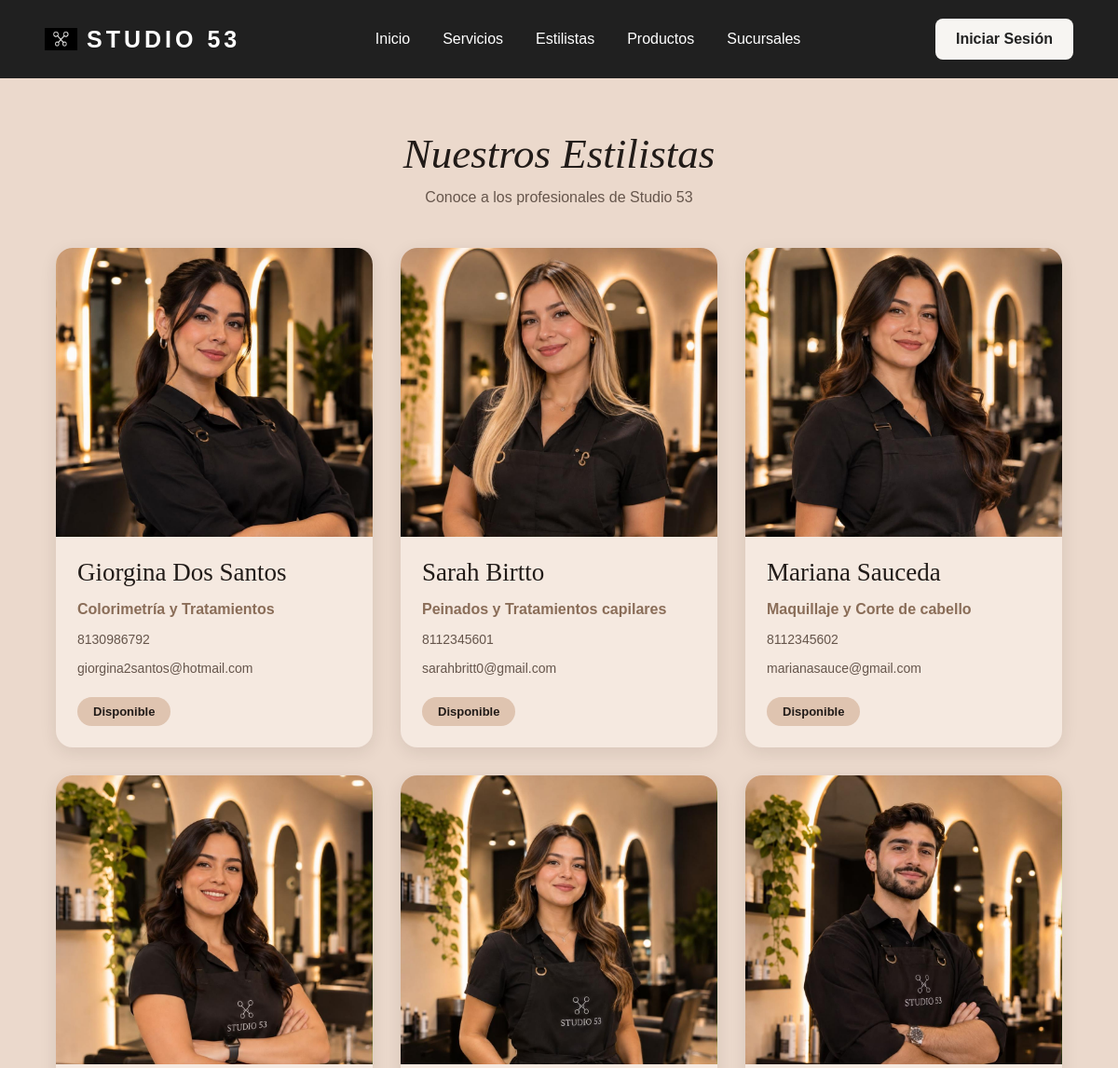
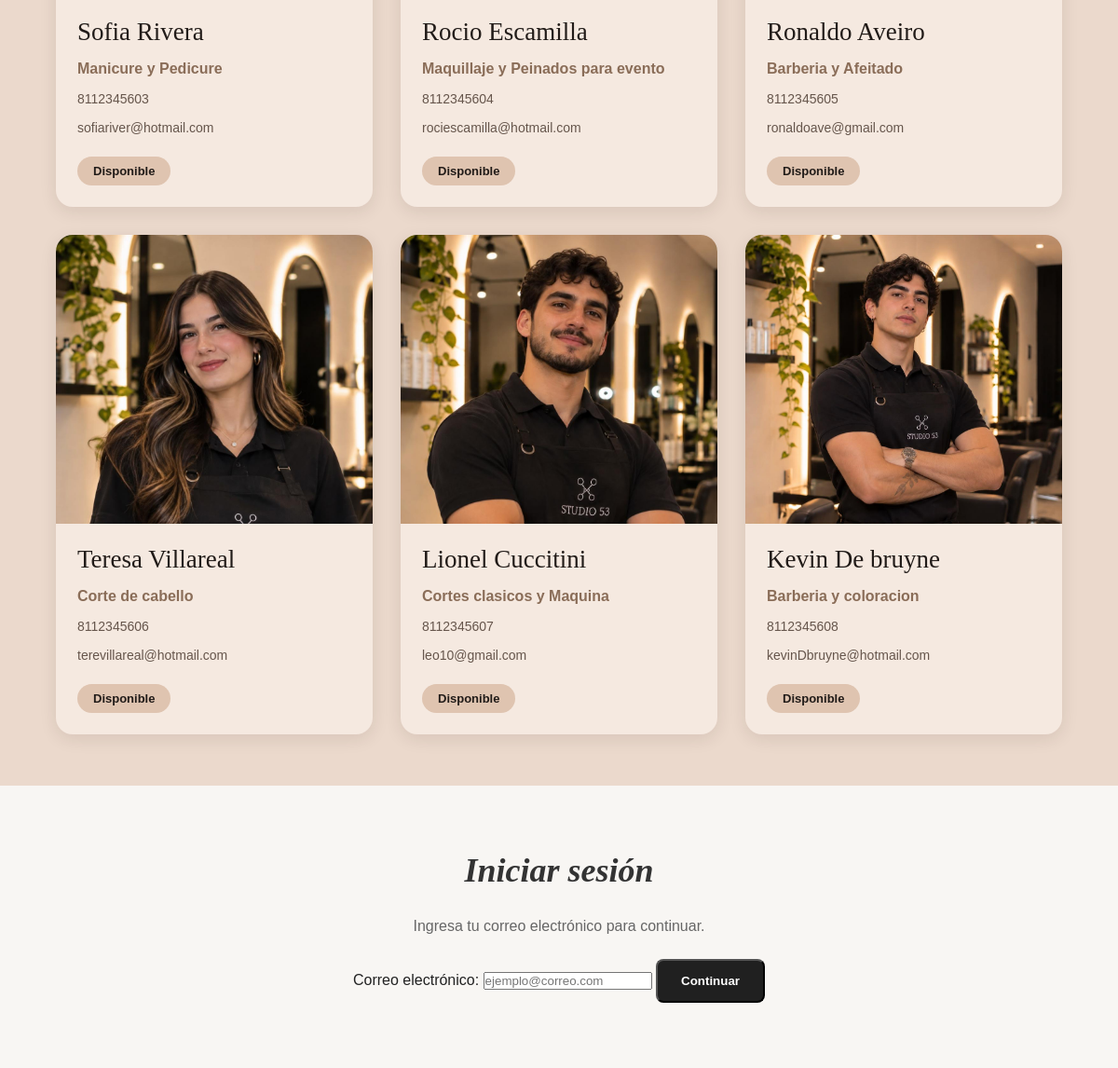
/estilistas/, run on the app's committed database (2 pictures, top to bottom).
### contenido/models.py (models this page shows, shortened)
class Estilista(models.Model):
    nombre = models.CharField(max_length=100)
    especialidad = models.CharField(max_length=100)
    telefono = models.CharField(max_length=15)
    correo = models.EmailField()
    disponible = models.BooleanField(default=True)
    foto = models.CharField(
        max_length=250,
        blank=True,
        null=True
    )

### contenido/views.py (the view)
# urls.py: path('estilistas/', views.estilistas, name='estilistas'),
def estilistas(request):
    estilistas = Estilista.objects.all()
    for estilista in estilistas:
        estilista.foto_estatica = f"contenido/img/estilista{estilista.id}.jpeg"
    return render(request, 'contenido/estilistas.html', {
        'estilistas': estilistas
    })

### contenido/templates/contenido/estilistas.html (shortened to what this page needs)
{% extends 'contenido/base.html' %}
{% load static %}
{% block contenido %}
<section class="directorio-estilistas">
    <h2>Nuestros Estilistas</h2>
    <p>Conoce a los profesionales de Studio 53</p>
    <div class="estilistas-grid">
        {% for estilista in estilistas %}
        <div class="tarjeta-estilista">
<img src="{% static estilista.foto_estatica %}"
     alt="{{ estilista.nombre }}">
            <div class="datos-estilista">
                <h3>{{ estilista.nombre }}</h3>
                <p>{{ estilista.especialidad }}</p>
                <p>{{ estilista.telefono }}</p>
                <p>{{ estilista.correo }}</p>
                {% if estilista.disponible %}
                    <span>Disponible</span>
                {% else %}
                    <span>No disponible</span>
                {% endif %}
            </div>
        </div>
        {% empty %}
            <p>Aún no hay estilistas registrados.</p>
        {% endfor %}
    </div>
</section>
{% endblock %}

### contenido/static/contenido/estilos.css (style rules this page uses)
* { margin: 0; padding: 0; box-sizing: border-box; }
body { font-family: Arial, sans-serif; background-color: #f7f5f2; color: #222; }
.directorio-estilistas { background-color: #EBD9CC; color: #211B18; padding: 55px 5%; min-height: 600px; }
.directorio-estilistas > h2 { font-family: Georgia, serif; font-size: 45px; font-style: italic; font-weight: normal; text-align: center; margin-bottom: 12px; }
.directorio-estilistas > p { text-align: center; color: #66564c; font-size: 16px; margin-bottom: 45px; }
.estilistas-grid { max-width: 1200px; margin: auto; display: grid; grid-template-columns: repeat(3, minmax(0, 1fr)); gap: 30px; }
.tarjeta-estilista { background-color: #F5E9E0; border-radius: 18px; overflow: hidden; box-shadow: 0 5px 18px rgba(50, 30, 20, 0.10); transition: transform 0.3s ease, box-shadow 0.3s ease; }
.tarjeta-estilista img { display: block; width: 100%; height: 310px; object-fit: cover; object-position: center top; transition: transform 0.4s ease; }
.datos-estilista { padding: 23px; }
.datos-estilista h3 { font-family: Georgia, serif; font-size: 27px; font-weight: normal; margin-bottom: 12px; color: #211B18; }
.datos-estilista p { color: #66564c; font-size: 14px; margin-bottom: 10px; line-height: 1.5; overflow-wrap: anywhere; }
.datos-estilista p:first-of-type { font-weight: bold; color: #8A6D58; font-size: 16px; }
.datos-estilista span { display: inline-block; margin-top: 10px; padding: 8px 17px; border-radius: 30px; background-color: #DFC4B0; color: #211B18; font-size: 13px; font-weight: bold; }

### data on the page
Estilista: shows a picture, nombre "Giorgina Dos Santos", especialidad "Colorimetría y Tratamientos", telefono "8130986792", correo "giorgina2santos@hotmail.com", disponible "Disponible"
Estilista: shows a picture, nombre "Sarah Birtto", especialidad "Peinados y Tratamientos capilares", telefono "8112345601", correo "sarahbritt0@gmail.com", disponible "Disponible"
Estilista: shows a picture, nombre "Mariana Sauceda", especialidad "Maquillaje y Corte de cabello", telefono "8112345602", correo "marianasauce@gmail.com", disponible "Disponible"
Estilista: shows a picture, nombre "Sofia Rivera", especialidad "Manicure y Pedicure", telefono "8112345603", correo "sofiariver@hotmail.com", disponible "Disponible"
Estilista: shows a picture, nombre "Rocio Escamilla", especialidad "Maquillaje y Peinados para evento", telefono "8112345604", correo "rociescamilla@hotmail.com", disponible "Disponible"
Estilista: shows a picture, nombre "Ronaldo Aveiro", especialidad "Barberia y Afeitado", telefono "8112345605", correo "ronaldoave@gmail.com", disponible "Disponible"
Estilista: shows a picture, nombre "Teresa Villareal", especialidad "Corte de cabello", telefono "8112345606", correo "terevillareal@hotmail.com", disponible "Disponible"
Estilista: shows a picture, nombre "Lionel Cuccitini", especialidad "Cortes clasicos y Maquina", telefono "8112345607", correo "leo10@gmail.com", disponible "Disponible"
Estilista: shows a picture, nombre "Kevin De bruyne", especialidad "Barberia y coloracion", telefono "8112345608", correo "kevinDbruyne@hotmail.com", disponible "Disponible"
